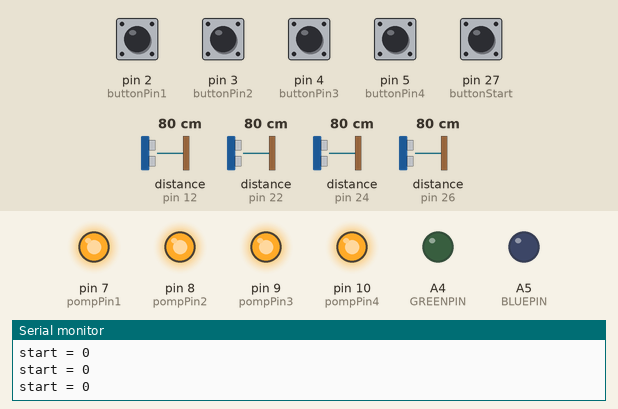
This sketch was run on a simulated Arduino Mega 2560, built with avr-gcc and run on an emulated ATmega2560. On the bench: output pins drawn as LEDs (lit = HIGH), the last lines printed to the serial monitor. The test bench sets the inputs (shaded band); at power-on: pin 2 (buttonPin1), pin 3 (buttonPin2), pin 4 (buttonPin3), pin 5 (buttonPin4) HIGH, pin 27 (buttonStart) LOW, distance to the obstacle (sensors on pin 12, pin 22, pin 24, pin 26) 80 cm. The echo pulse lasts 58.3 µs per cm; random numbers use the default seed unless the sketch sets one; pins used as bus, display or sensor lines are not drawn.

Above: at 1.2 s.
1.3 s: pin 27 (buttonStart) pulled HIGH for 0.15 s
At 3.7 s:
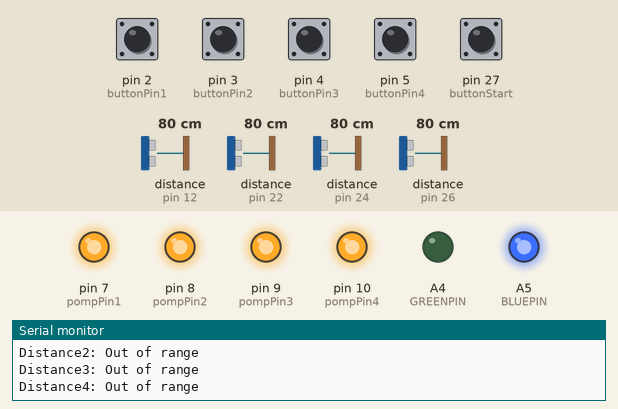
4.4 s: pin 2 (buttonPin1) pulled LOW for 0.15 s
Timing chart, 0 to 7.4 s (numbered marks = the images above; inputs shaded):
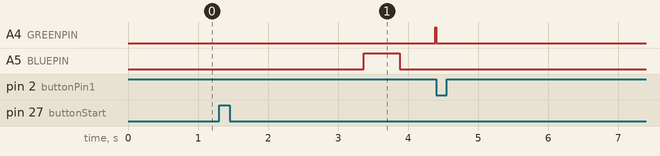

The sketch:

misho_2.ino
```cpp
                                                                                                                                                                                                                                                                                                                                                                                                                                                                                                                                                                                                                                                                                                                                                                                                                                                                                                                                                                                                                                                                                                                                                                                                                                                                                                                                                                                                                                                                                                                                                                                                                                                                                                                                                                                                                                                                                                                                                                                                                                                                                                                                              #define REDPIN A3
#define GREENPIN A4
#define BLUEPIN A5
#define MAX_COLORS 10
#define INVALID_COLOR -1
#define INVALID_PIN -1


const int trigPin1 = 11;
const int echoPin1 = 12;
const int trigPin2 = 13;
const int echoPin2 = 22;
const int trigPin3 = 23;
const int echoPin3 = 24;
const int trigPin4 = 25;
const int echoPin4 = 26;
int buttonStart = 27;
int buttonPin1 = 2;
int buttonPin2 = 3;
int buttonPin3 = 4;
int buttonPin4 = 5;

int pompPin1 = 7;
int pompPin2 = 8;
int pompPin3 = 9;
int pompPin4 = 10;

int currentButton1State = digitalRead(buttonPin1);
int currentButton2State = digitalRead(buttonPin2);
int currentButton3State = digitalRead(buttonPin3);
int currentButton4State = digitalRead(buttonPin4);

int lastButton1State = currentButton1State;
int lastButton2State = currentButton2State;
int lastButton3State = currentButton3State;
int lastButton4State = currentButton4State;
int start = 0;
int level = 3;
int colors[MAX_COLORS];
int colorPins[] = {A3,A4,A5};
int randomChange = 0;
int gameState = 0;
bool gameEnd = false;
bool bug = false;
int ledState = HIGH;
unsigned long prevMillis = 0;
unsigned long currentMillis = 0;
float duration1, distance1, duration2, distance2, duration3, distance3, duration4, distance4;
bool pomp1 = true, pomp2 = true, pomp3 = true, pomp4 = true;

void setup() {
  randomSeed(analogRead(0));
  Serial.begin(19200);
  resetGame();

  pinMode(trigPin1, OUTPUT);
  pinMode(echoPin1, INPUT);
  pinMode(trigPin2, OUTPUT);
  pinMode(echoPin2, INPUT);
  pinMode(trigPin3, OUTPUT);
  pinMode(echoPin3, INPUT);
  pinMode(trigPin4, OUTPUT);
  pinMode(echoPin4, INPUT);

  pinMode(REDPIN, OUTPUT);
  pinMode(GREENPIN, OUTPUT);
  pinMode(BLUEPIN, OUTPUT);

  pinMode(buttonStart, INPUT);
  pinMode(buttonPin1, INPUT);
  pinMode(buttonPin2, INPUT);
  pinMode(buttonPin3, INPUT);
  pinMode(buttonPin4, INPUT);

  pinMode(pompPin1, OUTPUT);
  pinMode(pompPin2, OUTPUT);
  pinMode(pompPin3, OUTPUT);
  pinMode(pompPin4, OUTPUT);

  digitalWrite(pompPin1, HIGH);
  digitalWrite(pompPin2, HIGH);
  digitalWrite(pompPin3, HIGH);
  digitalWrite(pompPin4, HIGH);

  analogWrite(BLUEPIN, 0);
}

void loop() {
  Serial.print("start = ");
  Serial.println(start);
  start = digitalRead(buttonStart);
  Serial.print("start = ");
  Serial.println(start);
  if(start == HIGH) {

    digitalWrite(trigPin1, LOW);

    delayMicroseconds(2);

    digitalWrite(trigPin1, HIGH);

    delayMicroseconds(10);

    digitalWrite(trigPin1, LOW);

    duration1 = pulseIn(echoPin1, HIGH);

    distance1 = (duration1/2)*0.0343;

    digitalWrite(trigPin2, LOW);

    delayMicroseconds(2);

    digitalWrite(trigPin2, HIGH);

    delayMicroseconds(10);

    digitalWrite(trigPin2, LOW);

    duration2 = pulseIn(echoPin2, HIGH);

    distance2 = (duration2/2)*0.0343;

    digitalWrite(trigPin3, LOW);

    delayMicroseconds(2);

    digitalWrite(trigPin3, HIGH);

    delayMicroseconds(10);

    digitalWrite(trigPin3, LOW);

    duration3 = pulseIn(echoPin3, HIGH);

    distance3 = (duration3/2)*0.0343;

    digitalWrite(trigPin4, LOW);

    delayMicroseconds(2);

    digitalWrite(trigPin4, HIGH);

    delayMicroseconds(10);

    digitalWrite(trigPin4, LOW);

    duration4 = pulseIn(echoPin4, HIGH);

    distance4 = (duration4/2)*0.0343;

    Serial.print("Distance1: ");
    Serial.println(distance1);
    Serial.print("Distance2: ");
    Serial.println(distance2);
    Serial.print("Distance3: ");
    Serial.println(distance3);
    Serial.print("Distance4: ");
    Serial.println(distance4);

    Serial.print("Distance1: ");
    if(distance1 >= 15 || distance1 <= 1) {
      Serial.println("Out of range");
    } else {
      Serial.print(distance1);
      Serial.println(" cm");
      pomp1 = false;
    }

    delay(500);

    Serial.print("Distance2: ");
    if(distance2 >= 15 || distance2 <= 1) {
      Serial.println("Out of range");
    } else {
      Serial.print(distance2);
      Serial.println(" cm");
      pomp2 = false;
    }

    delay(500);

    Serial.print("Distance3: ");
    if(distance3 >= 15 || distance3 <= 1) {
      Serial.println("Out of range");
    } else {
      Serial.print(distance3);
      Serial.println(" cm");
      pomp3 = false;
    }

    delay(500);

    Serial.print("Distance4: ");
    if(distance4 >= 15 || distance4 <= 1) {
      Serial.println("Out of range");
    } else {
      Serial.print(distance4);
      Serial.println(" cm");
      pomp4 = false;
    }

    delay(500);

    addColors();
    displayColors();
    level++;
    pomp1 = true, pomp2 = true, pomp3 = true, pomp4 = true;
  }
}
void resetGame() {
//delay(20000);
  level = 3;
  for(int j=0;j<MAX_COLORS;j++) colors[j] = INVALID_COLOR;
    gameState = 0;
    gameEnd = false;
}
void addColors() {
  int randomChange = 0;
  for(int i=0;i<level;i++) {
    if(i>3 && i != level) {
      randomChange = random(1,100);
    }
    if(randomChange > 0 && randomChange < 20) {
      if(colors[i] == 2) {
        colors[i]--;
      } else {
        colors[i]++;
      }
      bug = true;
    }
    if(colors[i] == INVALID_COLOR){
      colors[i] = random(0,3);
    }
  }
}
void displayColors(){
  int analogColorPin = 0;
  for(int i = 0; i < level; i++) {
    analogColorPin = colorPins[colors[i]];
    int res = 0;
    analogWrite(analogColorPin, 255);
    res = checkButtonState();
    analogWrite(analogColorPin, 0);
    if(res != INVALID_PIN) {
      readPlayers(res);
      return;
    }
    res = checkButtonState();
    if(res != INVALID_PIN) {
      readPlayers(res);
      return;
    }
  }
  delay(1000);
  bug = false;
}

int checkButtonState() {
  prevMillis = millis();
  currentMillis = millis();
  while(currentMillis - prevMillis < 500) {
    currentMillis = millis();
    currentButton1State = digitalRead(buttonPin1);
    currentButton2State = digitalRead(buttonPin2);
    currentButton3State = digitalRead(buttonPin3);
    currentButton4State = digitalRead(buttonPin4);
    if(currentButton1State != lastButton1State) {
      return buttonPin1;
    }

    if(currentButton2State != lastButton2State) {
      return buttonPin2;
    }

    if(currentButton3State != lastButton3State) {
      return buttonPin3;
    }

    if(currentButton4State != lastButton4State) {
      return buttonPin4;
    }
    delay(10);
  }
  return INVALID_PIN;
}
void readPlayers(int res) {
 //prevMillis = millis();
 //currentMillis = millis();
 //while(currentMillis - prevMillis < 3000) {
//currentMillis = millis();
  currentButton1State = digitalRead(buttonPin1);
  currentButton2State = digitalRead(buttonPin2);
  currentButton3State = digitalRead(buttonPin3);
  currentButton4State = digitalRead(buttonPin4);
  if(res == buttonPin1) {
    if(bug){
      Serial.print("checkButtonState");
      digitalWrite(pompPin2, pomp2);
      digitalWrite(pompPin3, pomp3);
      digitalWrite(pompPin4, pomp4);
      delay(5000);
      digitalWrite(pompPin2, HIGH);
      digitalWrite(pompPin3, HIGH);
      digitalWrite(pompPin4, HIGH);
     } else {
       Serial.print("NO");
       digitalWrite(pompPin1, pomp1);
       delay(5000);
       digitalWrite(pompPin1, HIGH);
     }
     resetGame();
     lastButton1State = currentButton1State;
     lastButton2State = currentButton2State;
     lastButton3State = currentButton3State;
     lastButton4State = currentButton4State;
     delay(20000);
     return;
  }
  if(res == buttonPin2) {
    if(bug){
      Serial.print("checkButtonState");
      digitalWrite(pompPin1, pomp1);
      digitalWrite(pompPin3, pomp3);
      digitalWrite(pompPin4, pomp4);
      delay(5000);
      digitalWrite(pompPin1, HIGH);
      digitalWrite(pompPin3, HIGH);
      digitalWrite(pompPin4, HIGH);
    } else {
      Serial.print("NO");
      digitalWrite(pompPin2, pomp2);
      delay(5000);
      digitalWrite(pompPin2, HIGH);
    }
    resetGame();
    lastButton1State = currentButton1State;
    lastButton2State = currentButton2State;
    lastButton3State = currentButton3State;
    lastButton4State = currentButton4State;
    delay(20000);
    return;
  }
  if(res == buttonPin3){
    if(bug){
     Serial.print("checkButtonState");
     digitalWrite(pompPin1, pomp1);
     digitalWrite(pompPin2, pomp2);
     digitalWrite(pompPin4, pomp4);
     delay(5000);
     digitalWrite(pompPin1, HIGH);
     digitalWrite(pompPin2, HIGH);
     digitalWrite(pompPin4, HIGH);
    } else {
      Serial.print("NO");
      digitalWrite(pompPin3, pomp3);
      delay(5000);
      digitalWrite(pompPin3, HIGH);
    }
    resetGame();
    lastButton1State = currentButton1State;
    lastButton2State = currentButton2State;
    lastButton3State = currentButton3State;
    lastButton4State = currentButton4State;
    delay(20000);
    return;
  }
  if(res == buttonPin4){
    if(bug){
      Serial.print("checkButtonState");
      digitalWrite(pompPin1, pomp1);
      digitalWrite(pompPin2, pomp2);
      digitalWrite(pompPin3, pomp3);
      delay(5000);
      digitalWrite(pompPin1, HIGH);
      digitalWrite(pompPin2, HIGH);
      digitalWrite(pompPin3, HIGH);
    } else {
      Serial.print("NO");
      digitalWrite(pompPin4, pomp4);
      delay(20000);
      digitalWrite(pompPin4, HIGH);
    }
    resetGame();
    lastButton1State = currentButton1State;
    lastButton2State = currentButton2State;
    lastButton3State = currentButton3State;
    lastButton4State = currentButton4State;
    delay(20000);
    return;
  }
}
```

Measured:
- after the input at 1.3 s, A4 (GREENPIN): LOW → HIGH after 3.1 s; A5 (BLUEPIN): LOW → HIGH after 2.1 s, → LOW 0.51 s later
